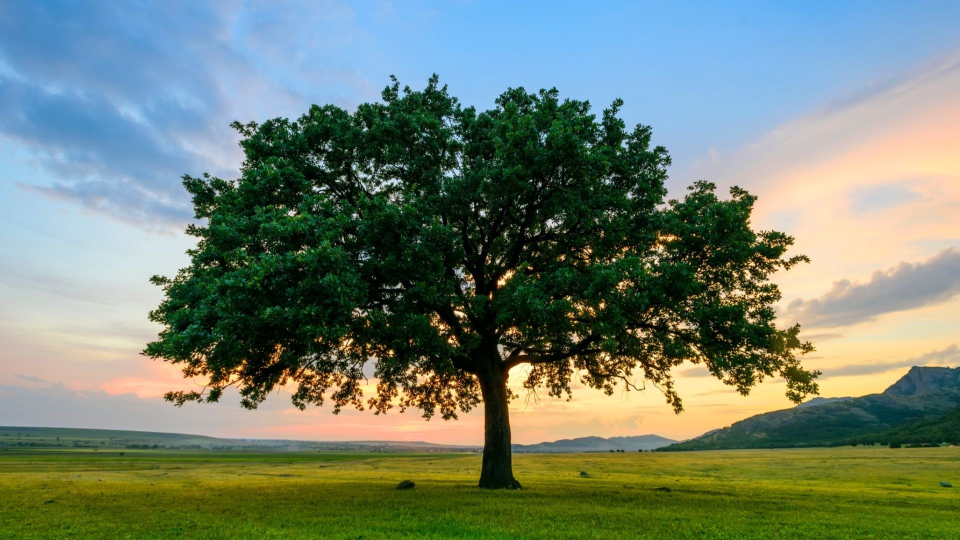
#> input picture images/tree.jpg, 1920 x 1080 px, found by its file name (shown at 1/2 size)
$ python printapic.py
#> lines starting #> are read from the running program, lines starting #| are printed output that depends on the picture
import cv2
import pandas as pd
import numpy as np
import math
import os

img = cv2.imread('Q:\\print_a_pic\\images\\tree.jpg')
#> img is the input picture: shape (1080, 1920, 3); mean B, G, R 112.9, 129.2, 113.9
h, w, _ = img.shape
#> h = 1080; w = 1920
path = os.path.dirname(os.path.abspath(__file__))

max_px = 200000

if h * w > max_px:

    scale_percent = max_px / (h * w)
#> scale_percent = 0.0965
    w_down = int(w * math.sqrt(scale_percent))
#> w_down = 596
    h_down = int(h * math.sqrt(scale_percent))
#> h_down = 335
    img = cv2.resize(img, (w_down, h_down), interpolation = cv2.INTER_AREA)
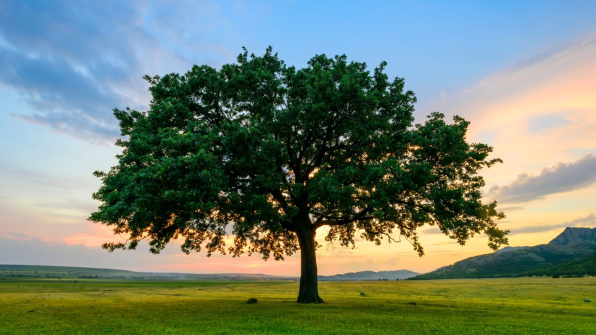
#> img: shape (335, 596, 3); mean B, G, R 112.9, 129.2, 113.9
    w, h = w_down, h_down
#> w = 596; h = 335

img = cv2.cvtColor(img, cv2.COLOR_BGR2GRAY)
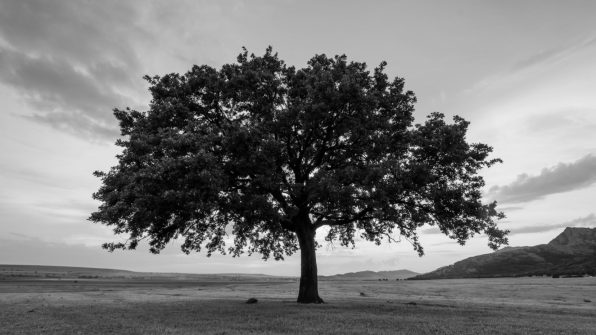
#> img: shape (335, 596); min 0, max 248, mean 122.7
x, y, z = [], [], []

for j in range(h):
    for i in range(w):
        x.append(i)
        y.append(j)
        z.append( img[j, i]**0.3 )
#> after the loop, x = 199660 items; y = 199660 items; z = 199660 items

save = pd.DataFrame({
    'x': x,
    'y': y,
    'z': z
})
#> save = table of 199660 rows and 3 columns

save.to_csv(path + '\\data.csv', index=False, header=False)

# [5 lines of commented-out code are left out]

$ run again, with images/arches.jpg copied over images/tree.jpg
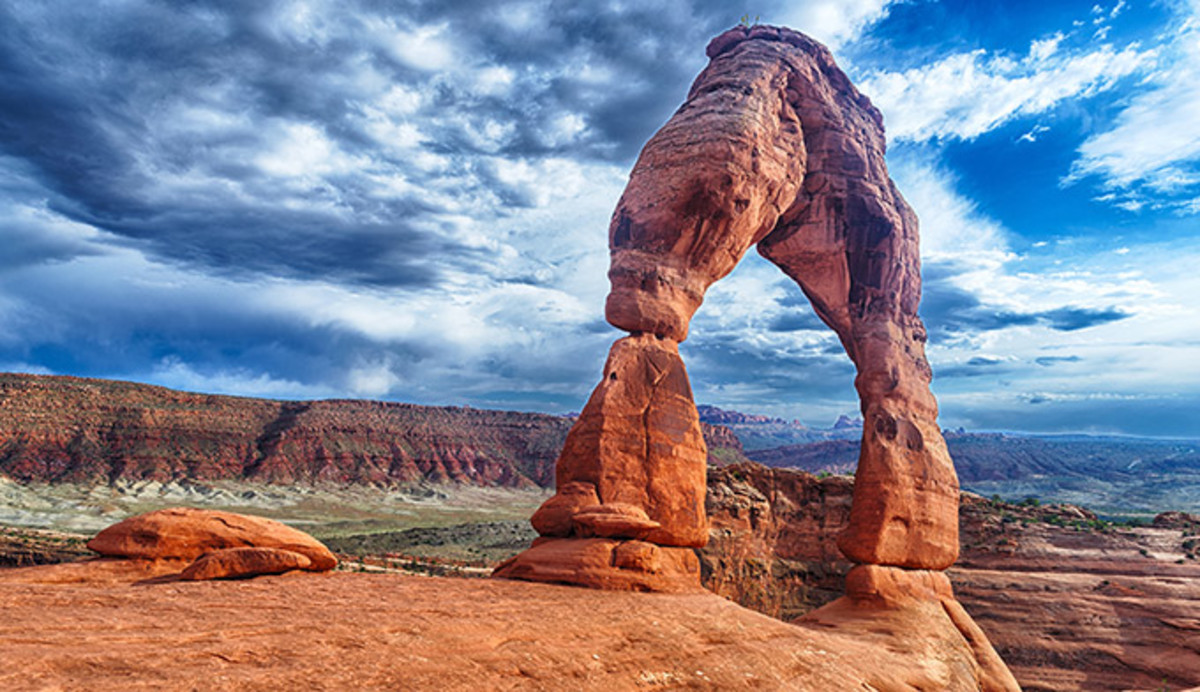
#> input picture images/arches.jpg, 1200 x 692 px, found by its file name
#> img is the input picture: shape (692, 1200, 3); mean B, G, R 145.1, 130.6, 133.4
#> `img = cv2.cvtColor(img, cv2.COLOR_BGR2GRAY)`:
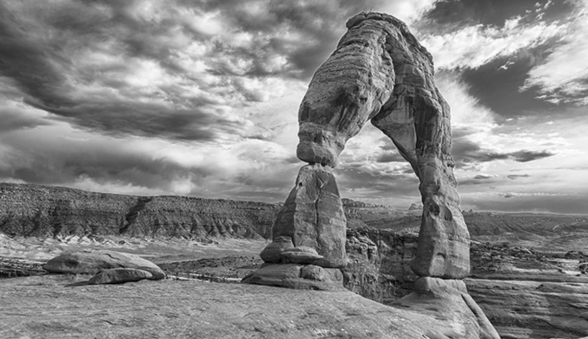
#> img: shape (339, 588); min 2, max 254, mean 133.1
#> after the loop `for j in range(h):`: x = 199332 items
#> save = table of 199332 rows and 3 columns

$ run again, with images/bae.jpg copied over images/tree.jpg
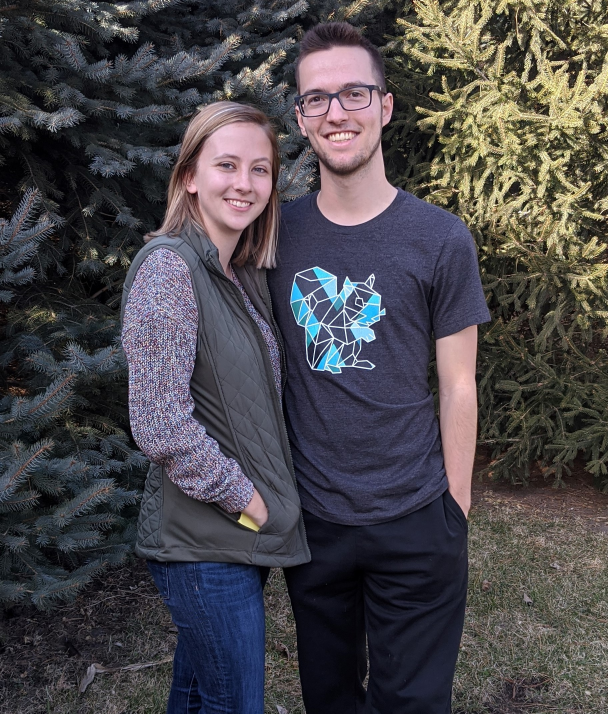
#> input picture images/bae.jpg, 1824 x 2141 px, found by its file name (shown at 1/3 size)
#> img is the input picture: shape (2141, 1824, 3); mean B, G, R 74.8, 70.7, 73.9
#> `img = cv2.resize(img, (w_down, h_down), interpolation = cv2.INTER_AREA)`:
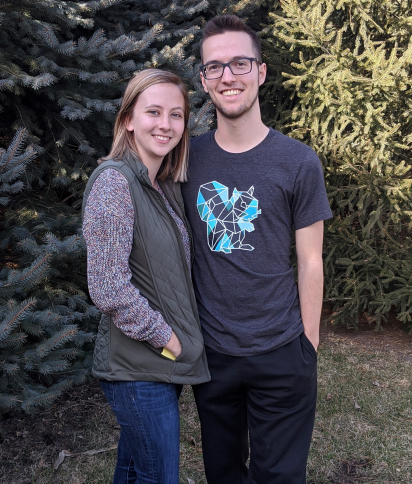
#> img: shape (484, 412, 3); mean B, G, R 74.8, 70.7, 73.9
#> `img = cv2.cvtColor(img, cv2.COLOR_BGR2GRAY)`:
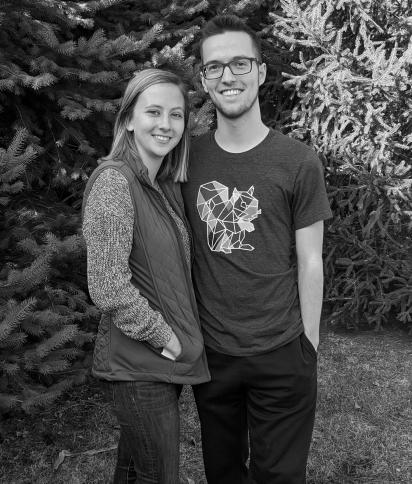
#> img: shape (484, 412); min 0, max 246, mean 72.1
#> after the loop `for j in range(h):`: x = 199408 items
#> save = table of 199408 rows and 3 columns
